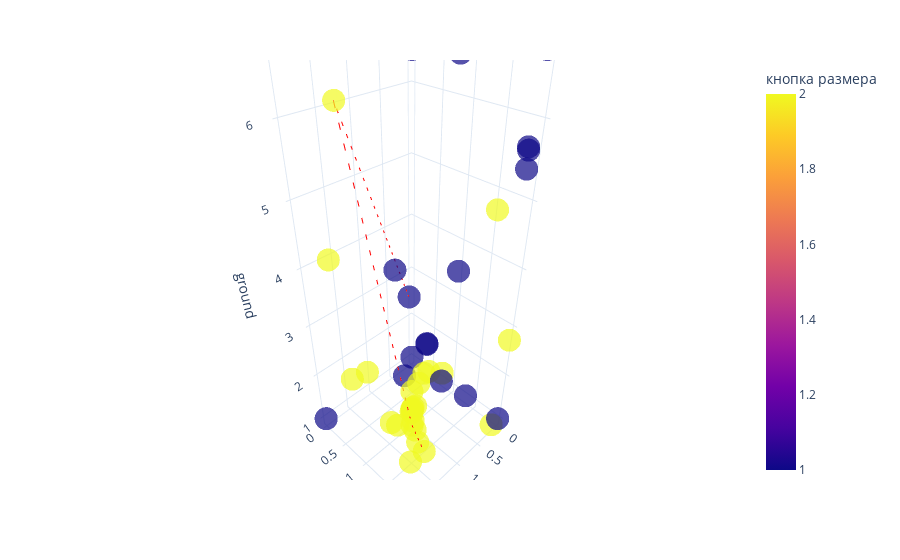

Here is the notebook cell this chart was saved with:
### Code cell
fig = px.scatter_3d(steps_df, x='coffee', y='size', z='ground', 
                    color='кнопка размера', 
                    opacity=0.7, 
                    color_discrete_sequence=px.colors.qualitative.Alphabet)
# this is best path, plot it as a  directional line in 3d
best_option = steps_df.iloc[prob.ibest_seq].drop_duplicates()
# Create the line plot
gradient = best_option.index

line_plot = px.line_3d(best_option, x='coffee', y='size', z='ground')
line_plot['data'][0]['line']['color'] = '#FF0000'
line_plot['data'][0]['line']['dash'] = 'dash'
fig.add_trace(line_plot.data[0])
fig.update_layout(title='')

fig.update_layout(template='plotly_white')

go.Figure(fig).show()

### Figure 1 — Plotly figure (JSON) as saved in the notebook; plotly's stock layout.template omitted (floating-point values rounded to 4 significant figures)
{"data": [{"hovertemplate": "coffee=%{x}<br>size=%{y}<br>ground=%{z}<br>кнопка размера=%{marker.color}<extra></extra>", "legendgroup": "", "marker": {"color": [1, 1, 2, 2, 2, 1, 2, 1, 1, 2, 2, 2, 1, 2, 2, 2, 2, 2, 1, 2, 1, 2, 2, 1, 1, 2, 2, 1, 2, 2, 2, 2, 1, 1, 1, 1, 1, 2, 2, 2, 2, 2, 2, 1, 2, 1, 2, 2], "coloraxis": "coloraxis", "opacity": 0.7, "symbol": "circle"}, "mode": "markers", "name": "", "scene": "scene", "showlegend": false, "type": "scatter3d", "x": [0.4639, 0.7011, 1.857, 1.67, 1.564, 0.8555, 1.266, 1.15, 0.1688, 0.3043, 1.264, 1.258, 1.2, 1.225, 1.214, 1.165, 1.211, 1.175, 0.1845, 1.186, 0.1234, 1.164, 1.213, 0.7197, 2.0, 0.0, 2.0, 0.0, 0.0, 0.172, 0.02989, 0.0, 0.7562, 0.1123, 0.0, 2.0, 0.03181, 1.244, 1.305, 1.675, 1.761, 1.562, 1.602, 0.07334, 1.391, 0.6455, 1.592, 1.587], "y": [0.4042, 1.023, 0.7836, 0.09786, 0.2285, 1.514, 1.272, 0.8352, 1.976, 1.755, 1.333, 1.388, 1.044, 1.21, 1.227, 1.245, 1.211, 1.204, 2.0, 1.21, 1.955, 1.165, 1.214, 1.038, 2.0, 0.0, 2.0, 0.0, 2.0, 2.0, 0.7843, 2.0, 1.582, 2.0, 2.0, 0.0, 0.0, 1.571, 1.575, 1.249, 0.8808, 1.26, 1.815, 1.363, 2.0, 1.295, 1.717, 1.555], "z": [2.924, 2.489, 6.338, 4.052, 1.781, 6.727, 1.324, 3.994, 5.729, 4.916, 1.261, 1.004, 2.201, 1.554, 1.612, 1.665, 1.612, 1.283, 5.479, 1.62, 5.671, 1.44, 1.592, 2.527, 7.0, 6.823, 3.273, 1.0, 7.0, 1.0, 1.182, 2.756, 4.153, 6.722, 1.0, 1.0, 7.0, 2.72, 1.0, 1.735, 2.574, 1.582, 3.135, 1.101, 7.0, 1.852, 2.87, 1.0]}, {"hovertemplate": "coffee=%{x}<br>size=%{y}<br>ground=%{z}<extra></extra>", "legendgroup": "", "line": {"color": "#FF0000", "dash": "dash"}, "marker": {"symbol": "circle"}, "mode": "lines", "name": "", "scene": "scene", "showlegend": false, "type": "scatter3d", "x": [0.4639, 1.857, 1.266, 1.305], "y": [0.4042, 0.7836, 1.272, 1.575], "z": [2.924, 6.338, 1.324, 1.0]}], "layout": {"coloraxis": {"colorbar": {"title": {"text": "кнопка размера"}}, "colorscale": [[0.0, "#0d0887"], [0.1111, "#46039f"], [0.2222, "#7201a8"], [0.3333, "#9c179e"], [0.4444, "#bd3786"], [0.5556, "#d8576b"], [0.6667, "#ed7953"], [0.7778, "#fb9f3a"], [0.8889, "#fdca26"], [1.0, "#f0f921"]]}, "legend": {"tracegroupgap": 0}, "margin": {"t": 60}, "scene": {"domain": {"x": [0.0, 1.0], "y": [0.0, 1.0]}, "xaxis": {"title": {"text": "coffee"}}, "yaxis": {"title": {"text": "size"}}, "zaxis": {"title": {"text": "ground"}}}, "title": {"text": ""}}}
